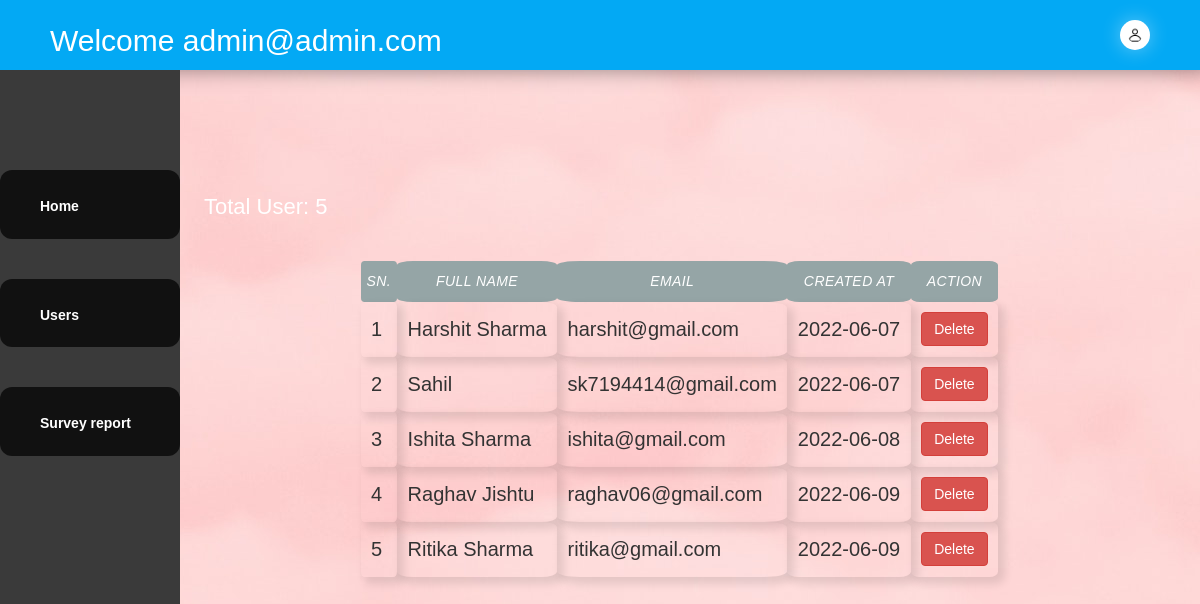
Page /admin/users.php (signed in) on the committed database.
### tables this page shows
CREATE TABLE `users` (
  `id` int(10) NOT NULL,
  `name` varchar(255) NOT NULL,
  `email` varchar(255) NOT NULL,
  `password` varchar(30) NOT NULL,
  `date` date NOT NULL DEFAULT current_timestamp()
);

### admin/users.php (the view, shortened to what this page needs)
<?php
  include '../nav.php';
  include 'sidebar.php';
  $q = mysqli_query($conn,"SELECT * FROM users");
  $total = mysqli_num_rows($q);
  ?>
<head>
</head>
<body style="background-image: url('clouds.jpg');">
<p id="entries">Total User: <?php echo $total; ?></p>
  <table border="1" cellspacing="0" cellpadding="10">
    <tr>
      <th>Sn.</th>
      <th>Full Name</th>
      <th>Email</th>
      <th>Created At</th>
      <th>Action</th>
    </tr>
    <?php
    $sql = "SELECT * FROM users";
    $result = mysqli_query($conn,$sql);
    $sn = 1;
    if (mysqli_num_rows($result) > 0) {
    while($row = mysqli_fetch_assoc($result)) {
      $id = $row['id'];
    ?>
    <tr>
      <td><?php echo $sn++;?></td>
      <td><?php echo $row['name']?></td>
      <td><?php echo $row['email']?></td>
      <td><?php echo $row['date']?></td>
      <td><?php
          echo '<a href="update.php?q=deleteuser&id='.$id.'">
          <button class="btn btn-danger">Delete</button>
          </a>';
      ?></td>
    <tr>
      <?php }};?>
  </table>
</body>

### welcome.css (style rules this page uses)
* { margin: 0; padding: 0; box-sizing: border-box; font-family: 'Poppins',sans-serif; }
body { position: relative; }
table { font-size: 2rem; }

### admin/navbar.css (style rules this page uses)
* { margin: 0; padding: 0; box-sizing: border-box; font-family: 'Poppins',sans-serif; }
body { position: relative; }
table { font-size: 2rem; }

### admin/sidebar.php (style rules this page uses)
* { margin: 0; padding: 0; box-sizing: border-box; font-family: 'Poppins',sans-serif; }

### admin/users.php (style rules this page uses)
table { position: absolute; top: 30%; left: 30%; display: flex; justify-content: center; align-items: center; border: transparent; }
table th { text-align: center; color: #fff; padding: 1rem .6rem; font-style: italic; font-weight: 300; background-color: #95A5A6; font-size: 14px; text-transform: uppercase; letter-spacing: 0.03em; border: rosybrown; border-radius: 10%; }
table tr td { padding: 1rem; background: transparent; box-shadow: 5px 5px 9px 2px rgba(0, 0, 0, 0.1); flex-basis: 10%; border-radius: 10%; }
#entries { position: absolute; top:22%; left:17%; font-size: 2.2rem; color: #ffffff; }

### rows in the picture
users: name "Harshit Sharma", email "harshit@gmail.com", date "2022-06-07"
users: name "Sahil", email "sk7194414@gmail.com", date "2022-06-07"
users: name "Ishita Sharma", email "ishita@gmail.com", date "2022-06-08"
users: name "Raghav Jishtu", email "raghav06@gmail.com", date "2022-06-09"
users: name "Ritika Sharma", email "ritika@gmail.com", date "2022-06-09"

### other values in the picture
$_SESSION['username'] "admin@admin.com"
$total "5"
